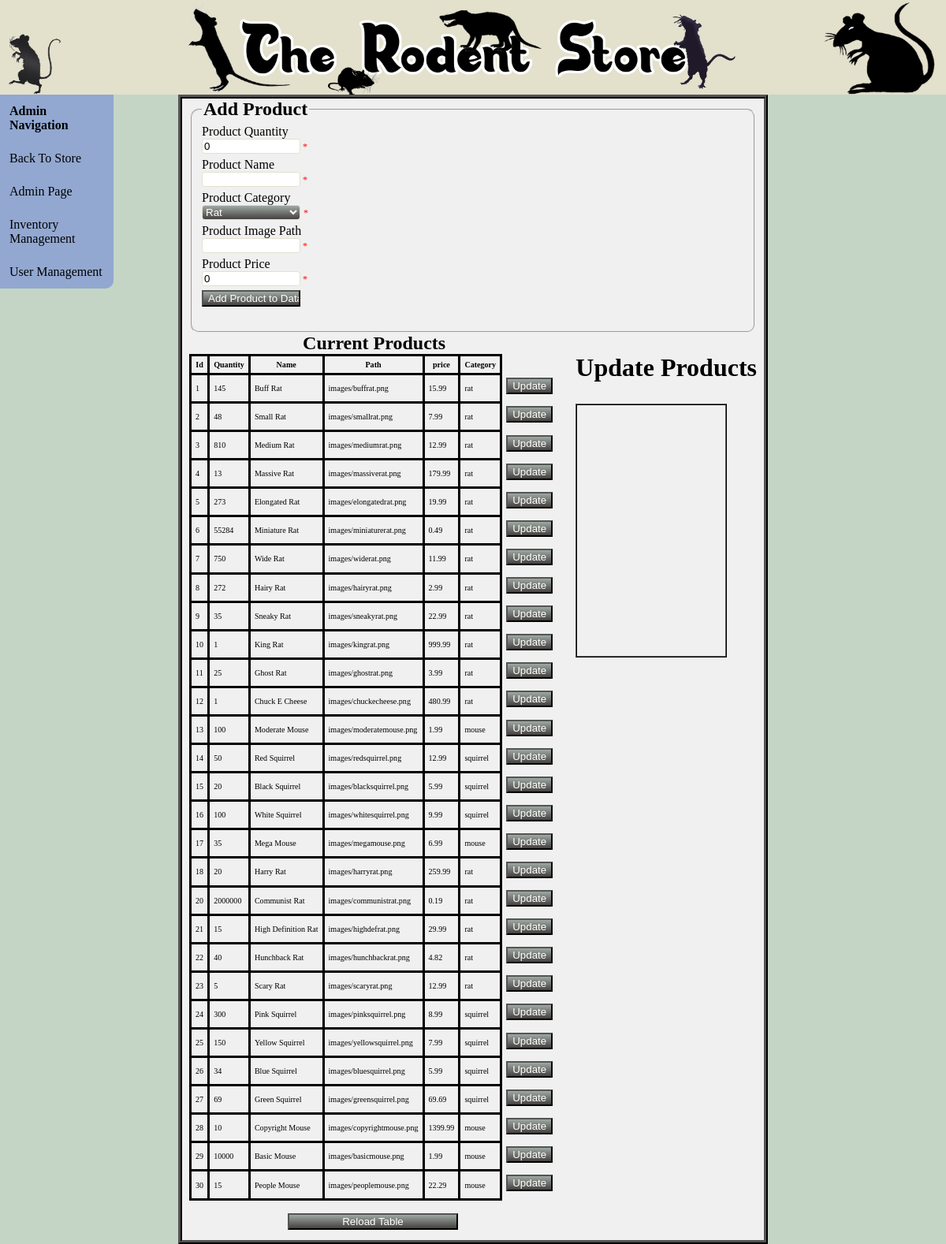
Screenshot of /inventorymanager.php (signed in) with the database file from the repository.
### tables this page shows
CREATE TABLE `entity_product` (
  `product_id` int(11) NOT NULL AUTO_INCREMENT,
  `product_quantity` int(11) DEFAULT '0',
  `product_name` varchar(50) NOT NULL,
  `product_img_path` varchar(255) DEFAULT 'default/image/path.png',
  `product_price` float DEFAULT '0',
  `product_category` varchar(20) DEFAULT NULL,
  PRIMARY KEY (`product_id`),
  UNIQUE KEY `product_name` (`product_name`),
  UNIQUE KEY `product_name_2` (`product_name`)
);

### phpScripts/inventoryScript.php (the view, shortened to what this page needs)
<?php
    $server = "localhost";
    $username = "root";
    $password = "";
    $db = "storefront";
function createTable() {
    global $server, $username, $password, $db;
    $conn = connect($server, $username, $password, $db);
    $sql = "SELECT * FROM entity_product;";
    $result = $conn->query($sql);
    echo "<form action='updateproducts.php' method='post' target='editFrame' id='updateForm'>";
    echo "<table><tr><th>Id</th><th>Quantity</th><th>Name</th><th>Path</th><th>price</th><th>Category</th></tr>";
    echo "<caption>Current Products</caption>";
    while($row = $result->fetch_assoc()) {
        $id = $row["product_id"];
        echo "<tr>";
        echo "<td>" . $id . "</td><td>" . $row["product_quantity"]. "</td><td>" . $row["product_name"]. "</td><td>" . $row["product_img_path"] . "</td><td>" . $row["product_price"]. "</td><td>" . $row["product_category"] . "</td>";
        echo "<td class='noBorder'><input type='button' value='Update' onclick='(function() {edit($id);})()' /></td>";
        echo "</tr>";
    }
    echo "</table>";
    echo "</form>";
}
?>

### css/sitestyle.css (style rules this page uses)
html { margin: 0; padding: 0; }
body { background-color: #c5d5c5; margin: 0; padding: 0; }
table { border-collapse: collapse; }
td, th { font-size: 0.84vw; border: 3px solid black; padding: 0.42vw; }
caption { font-size: 1.5em; font-weight: bold; }
input, select { margin-top: 0; margin-bottom: 0.42vw; }
input[type="submit"], [type="button"], select { background-image: linear-gradient(#9fa9a3, #454140); color: white; }
.noBorder { border: none; }

### rows the page displays
entity_product: product_id "1", product_quantity "145", product_name "Buff Rat", product_img_path "images/buffrat.png", product_price "15.99", product_category "rat"
entity_product: product_id "2", product_quantity "48", product_name "Small Rat", product_img_path "images/smallrat.png", product_price "7.99", product_category "rat"
entity_product: product_id "3", product_quantity "810", product_name "Medium Rat", product_img_path "images/mediumrat.png", product_price "12.99", product_category "rat"
entity_product: product_id "4", product_quantity "13", product_name "Massive Rat", product_img_path "images/massiverat.png", product_price "179.99", product_category "rat"
entity_product: product_id "5", product_quantity "273", product_name "Elongated Rat", product_img_path "images/elongatedrat.png", product_price "19.99", product_category "rat"
entity_product: product_id "6", product_quantity "55284", product_name "Miniature Rat", product_img_path "images/miniaturerat.png", product_price "0.49", product_category "rat"
entity_product: product_id "7", product_quantity "750", product_name "Wide Rat", product_img_path "images/widerat.png", product_price "11.99", product_category "rat"
entity_product: product_id "8", product_quantity "272", product_name "Hairy Rat", product_img_path "images/hairyrat.png", product_price "2.99", product_category "rat"
entity_product: product_id "9", product_quantity "35", product_name "Sneaky Rat", product_img_path "images/sneakyrat.png", product_price "22.99", product_category "rat"
entity_product: product_id "10", product_quantity "1", product_name "King Rat", product_img_path "images/kingrat.png", product_price "999.99", product_category "rat"
entity_product: product_id "11", product_quantity "25", product_name "Ghost Rat", product_img_path "images/ghostrat.png", product_price "3.99", product_category "rat"
entity_product: product_id "12", product_quantity "1", product_name "Chuck E Cheese", product_img_path "images/chuckecheese.png", product_price "480.99", product_category "rat"
entity_product: product_id "13", product_quantity "100", product_name "Moderate Mouse", product_img_path "images/moderatemouse.png", product_price "1.99", product_category "mouse"
entity_product: product_id "14", product_quantity "50", product_name "Red Squirrel", product_img_path "images/redsquirrel.png", product_price "12.99", product_category "squirrel"
entity_product: product_id "15", product_quantity "20", product_name "Black Squirrel", product_img_path "images/blacksquirrel.png", product_price "5.99", product_category "squirrel"
entity_product: product_id "16", product_quantity "100", product_name "White Squirrel", product_img_path "images/whitesquirrel.png", product_price "9.99", product_category "squirrel"
entity_product: product_id "17", product_quantity "35", product_name "Mega Mouse", product_img_path "images/megamouse.png", product_price "6.99", product_category "mouse"
entity_product: product_id "18", product_quantity "20", product_name "Harry Rat", product_img_path "images/harryrat.png", product_price "259.99", product_category "rat"
entity_product: product_id "20", product_quantity "2000000", product_name "Communist Rat", product_img_path "images/communistrat.png", product_price "0.19", product_category "rat"
entity_product: product_id "21", product_quantity "15", product_name "High Definition Rat", product_img_path "images/highdefrat.png", product_price "29.99", product_category "rat"
entity_product: product_id "22", product_quantity "40", product_name "Hunchback Rat", product_img_path "images/hunchbackrat.png", product_price "4.82", product_category "rat"
entity_product: product_id "23", product_quantity "5", product_name "Scary Rat", product_img_path "images/scaryrat.png", product_price "12.99", product_category "rat"
entity_product: product_id "24", product_quantity "300", product_name "Pink Squirrel", product_img_path "images/pinksquirrel.png", product_price "8.99", product_category "squirrel"
entity_product: product_id "25", product_quantity "150", product_name "Yellow Squirrel", product_img_path "images/yellowsquirrel.png", product_price "7.99", product_category "squirrel"
entity_product: product_id "26", product_quantity "34", product_name "Blue Squirrel", product_img_path "images/bluesquirrel.png", product_price "5.99", product_category "squirrel"
entity_product: product_id "27", product_quantity "69", product_name "Green Squirrel", product_img_path "images/greensquirrel.png", product_price "69.69", product_category "squirrel"
entity_product: product_id "28", product_quantity "10", product_name "Copyright Mouse", product_img_path "images/copyrightmouse.png", product_price "1399.99", product_category "mouse"
entity_product: product_id "29", product_quantity "10000", product_name "Basic Mouse", product_img_path "images/basicmouse.png", product_price "1.99", product_category "mouse"
entity_product: product_id "30", product_quantity "15", product_name "People Mouse", product_img_path "images/peoplemouse.png", product_price "22.29", product_category "mouse"
